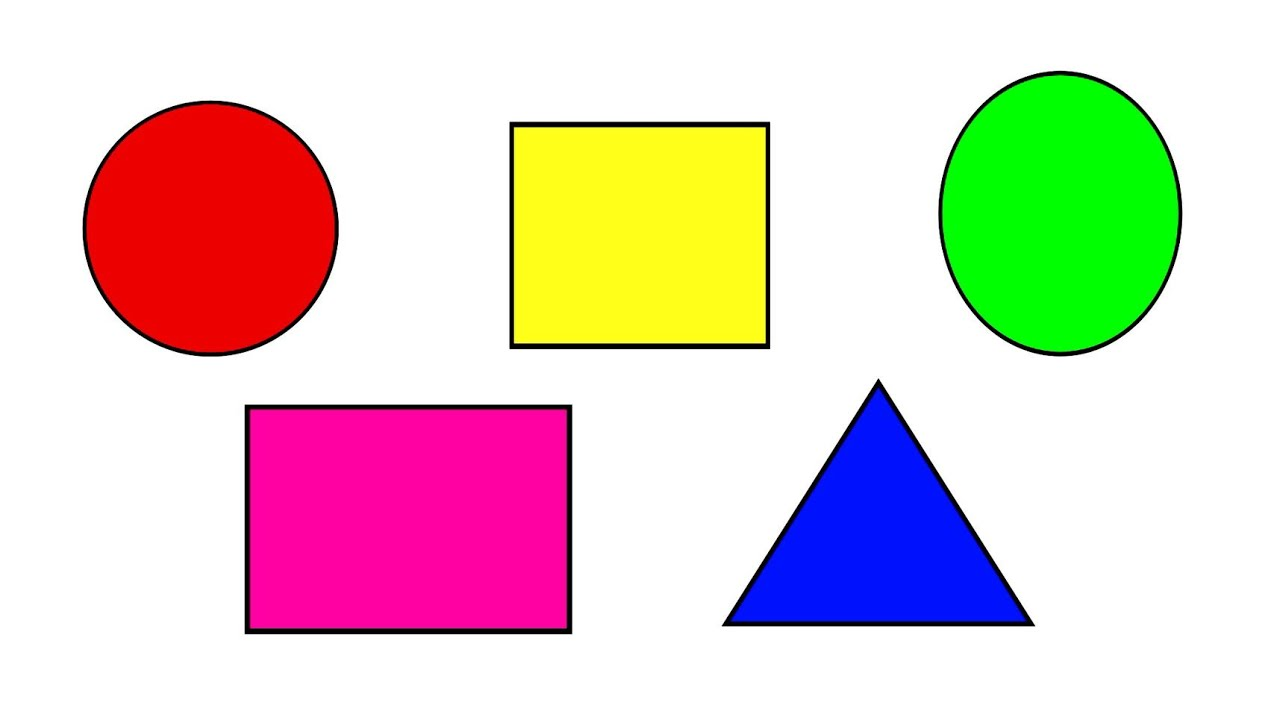
#> input picture Resources/shapes.jpg, 1280 x 720 px
$ python main.py
#> lines starting #> are read from the running program, lines starting #| are printed output that depends on the picture; after the words box and inside, x2 and y2 are one past the last pixel; in counts of white or black regions, pixels touching at a corner belong together
### Stack_im.py
import cv2
import numpy as np

def stackImages(scale,imgArray):
    rows = len(imgArray)
    cols = len(imgArray[0])
    rowsAvailable = isinstance(imgArray[0], list)
    width = imgArray[0][0].shape[1]
    height = imgArray[0][0].shape[0]
    if rowsAvailable:
        for x in range ( 0, rows):
            for y in range(0, cols):
                if imgArray[x][y].shape[:2] == imgArray[0][0].shape [:2]:
                    imgArray[x][y] = cv2.resize(imgArray[x][y], (0, 0), None, scale, scale)
                else:
                    imgArray[x][y] = cv2.resize(imgArray[x][y], (imgArray[0][0].shape[1], imgArray[0][0].shape[0]), None, scale, scale)
                if len(imgArray[x][y].shape) == 2: imgArray[x][y]= cv2.cvtColor( imgArray[x][y], cv2.COLOR_GRAY2BGR)
        imageBlank = np.zeros((height, width, 3), np.uint8)
        hor = [imageBlank]*rows
        hor_con = [imageBlank]*rows
        for x in range(0, rows):
            hor[x] = np.hstack(imgArray[x])
        ver = np.vstack(hor)
    else:
        for x in range(0, rows):
            if imgArray[x].shape[:2] == imgArray[0].shape[:2]:
                imgArray[x] = cv2.resize(imgArray[x], (0, 0), None, scale, scale)
            else:
                imgArray[x] = cv2.resize(imgArray[x], (imgArray[0].shape[1], imgArray[0].shape[0]), None,scale, scale)
            if len(imgArray[x].shape) == 2: imgArray[x] = cv2.cvtColor(imgArray[x], cv2.COLOR_GRAY2BGR)
        hor= np.hstack(imgArray)
        ver = hor
    return ver

### main.py
import cv2
import numpy as np
import Stack_im

def getContours(img):
    contours,hierarchy = cv2.findContours(img,cv2.RETR_EXTERNAL,cv2.CHAIN_APPROX_NONE)
    for cnt in contours:
        area = cv2.contourArea(cnt)
        print(area)
        if area>500:
            cv2.drawContours(imgContour, cnt, -1, (255, 100, 0), 3)
            peri = cv2.arcLength(cnt,True)
            #print(peri)
            approx = cv2.approxPolyDP(cnt,0.02*peri,True)
            #print(len(approx))
            objCor = len(approx)
            x,y,w,h = cv2.boundingRect(approx)

            if objCor == 3:
                OBJtype = "triangle"
            elif objCor == 4:
                aspRatio = w/float(h)
                if aspRatio > 0.95 and aspRatio < 1.05:
                    OBJtype = "Square"
                else:
                    OBJtype = "Rectangle"
            elif objCor >4:
                OBJtype = "Circle"

            cv2.rectangle(imgContour,(x,y),(x+w,y+h),(0,255,0),2)
            cv2.putText(imgContour,OBJtype,(x+(w//2)-10,y+(h//2)-10),cv2.FONT_HERSHEY_SIMPLEX,0.5,(0,0,0),2)
img = cv2.imread("Resources/shapes.jpg")
#> img is the input picture: shape (720, 1280, 3); mean B, G, R 201.1, 207.7, 224.3
imgShapes = cv2.resize(img,(370,300))
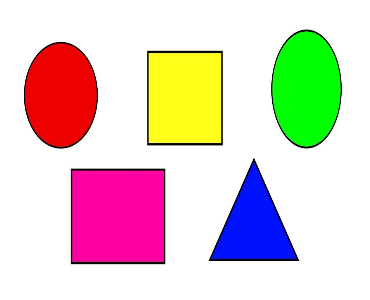
#> imgShapes: shape (300, 370, 3); mean B, G, R 201.1, 207.7, 224.4

imgContour = imgShapes.copy()

imgShapesGray = cv2.cvtColor(imgShapes,cv2.COLOR_BGR2GRAY)
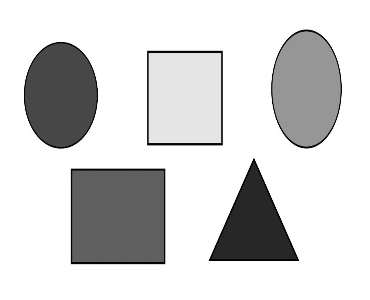
#> imgShapesGray: shape (300, 370); min 0, max 255, mean 211.9
imgBlur = cv2.GaussianBlur(imgShapesGray,(7,7),1)
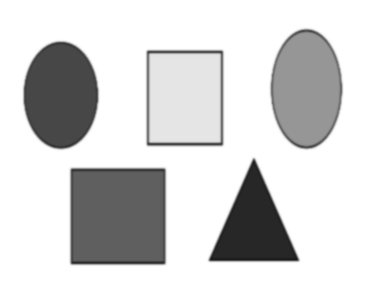
#> imgBlur: shape (300, 370); min 26, max 255, mean 211.9
imgCanny = cv2.Canny(imgBlur,50,50)
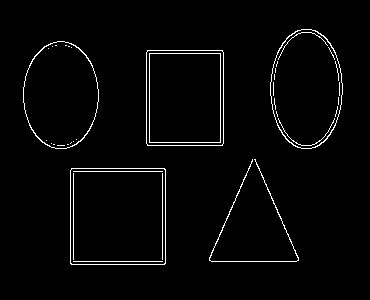
#> imgCanny: shape (300, 370); 2.4% white in thin lines or dots, all inside (x1, y1, x2, y2) = (23, 29, 343, 265)
getContours(imgCanny)
#> in getContours, `contours,hierarchy = cv2.findContours(img,cv2.RETR_EXTERNAL,cv2.CHAIN_..`: contours = 5 contours; box (x1, y1, x2, y2) and area: (70, 168, 166, 265) 9117, (146, 50, 224, 146) 7309, (270, 29, 343, 149) 6759, (23, 41, 99, 149) 6301, (209, 159, 299, 262) 58
#> the loop in getContours, `for cnt in contours:` made 5 passes
#> (area, peri, approx, objCor, x, y, w, h) on passes 1, 3: (9117, 379.7, [[71, 168], [70, 263], [164, 264], [165, 169]], 4, 70, 168, 96, 97), (7309, 341.7, [[147, 50], [147, 145], [222, 145], [222, 50]], 4, 147, 50, 76, 96)
#> (area, peri, objCor, x, y, w, h, OBJtype) on passes 4 to 5: (6301, 304.2, 8, 23, 41, 76, 108, 'Circle'), (6759, 323.4, 8, 270, 29, 73, 120, 'Circle')
#| 9117.0
#| 58.5
#| 7309.0
#| 6301.0
#| 6759.0
#> after the loop in getContours, `for cnt in contours:`:
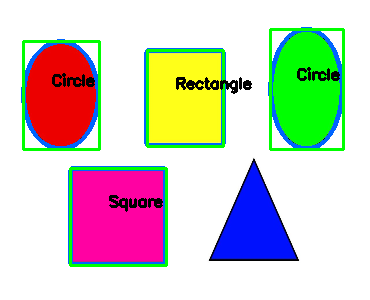
#> imgContour: shape (300, 370, 3); 8.55% of pixels changed, all inside (x1, y1, x2, y2) = (21, 27, 345, 267)
imgBlank = np.zeros_like(imgShapes)
stackImg = Stack_im.stackImages(0.8,([imgShapes,imgShapesGray,imgBlur],[imgCanny,imgContour,imgBlank ]))
#> after the loop in stackImages, `for x in range(0, rows):`: hor = 2 items
#> in stackImages, `ver = np.vstack(hor)`:
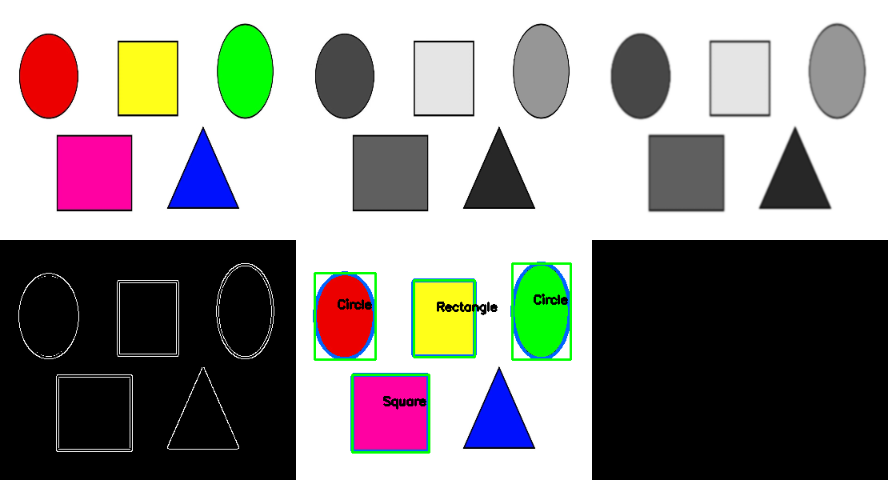
#> ver: shape (480, 888, 3); mean of channels 0, 1, 2 137.7, 140.7, 143.8; drawn as B, G, R

#cv2.imshow("Shapes", imgShapes)
#cv2.imshow("ShapesGray", imgShapesGray)
#cv2.imshow("ShapesBlur", imgBlur)
cv2.imshow("Stack",stackImg )
cv2.waitKey(0)
